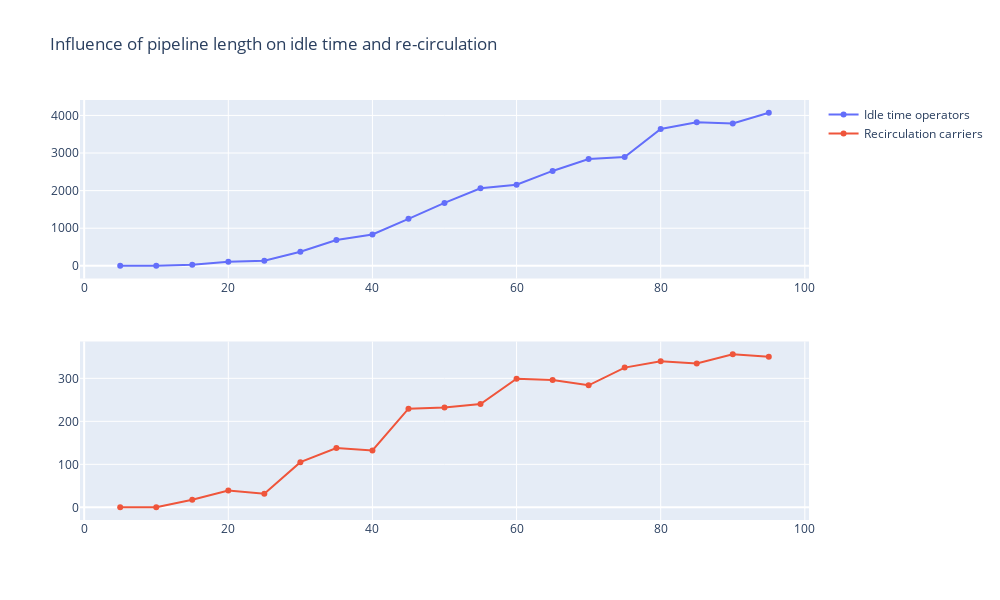

Source (notebook cell):
### Code cell
plot_from_dict(diff_pipe_r, 'pipeline length')

### Figure 1 — Plotly figure (JSON) as saved in the notebook; plotly's stock layout.template omitted (floating-point values rounded to 4 significant figures)
{"data": [{"name": "Idle time operators", "type": "scatter", "x": ["5", "10", "15", "20", "25", "30", "35", "40", "45", "50", "55", "60", "65", "70", "75", "80", "85", "90", "95"], "xaxis": "x", "y": [0, 2.4, 25.44, 105.1, 136.9, 374.0, 684.2, 832.5, 1249.0, 1674.0, 2062.0, 2157.0, 2524.0, 2841.0, 2897.0, 3641.0, 3819.0, 3787.0, 4074.0], "yaxis": "y"}, {"name": "Recirculation carriers", "type": "scatter", "x": ["5", "10", "15", "20", "25", "30", "35", "40", "45", "50", "55", "60", "65", "70", "75", "80", "85", "90", "95"], "xaxis": "x2", "y": [0.02, 0, 17.56, 39.06, 31.66, 105, 137.8, 132.2, 229.4, 232.3, 240.2, 299.0, 296.3, 283.8, 325.0, 339.9, 334.5, 356.2, 350.4], "yaxis": "y2"}], "layout": {"height": 600, "title": {"text": "Influence of pipeline length on idle time and re-circulation"}, "width": 1000, "xaxis": {"anchor": "y", "domain": [0, 1]}, "xaxis2": {"anchor": "y2", "domain": [0, 1]}, "yaxis": {"anchor": "x", "domain": [0.575, 1]}, "yaxis2": {"anchor": "x2", "domain": [0, 0.425]}}}
